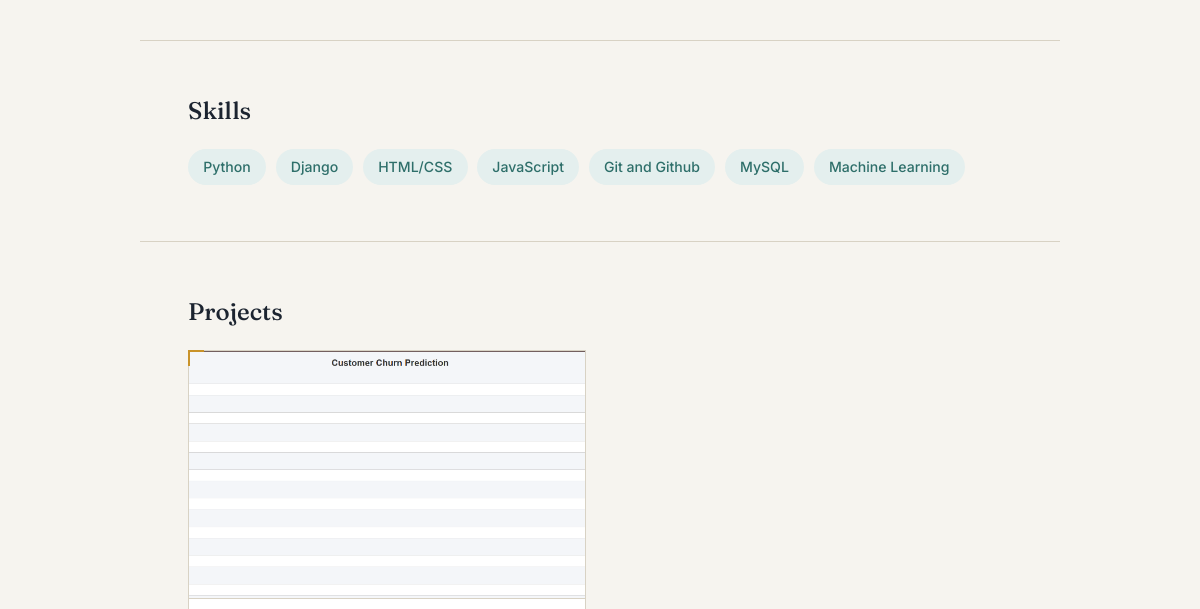
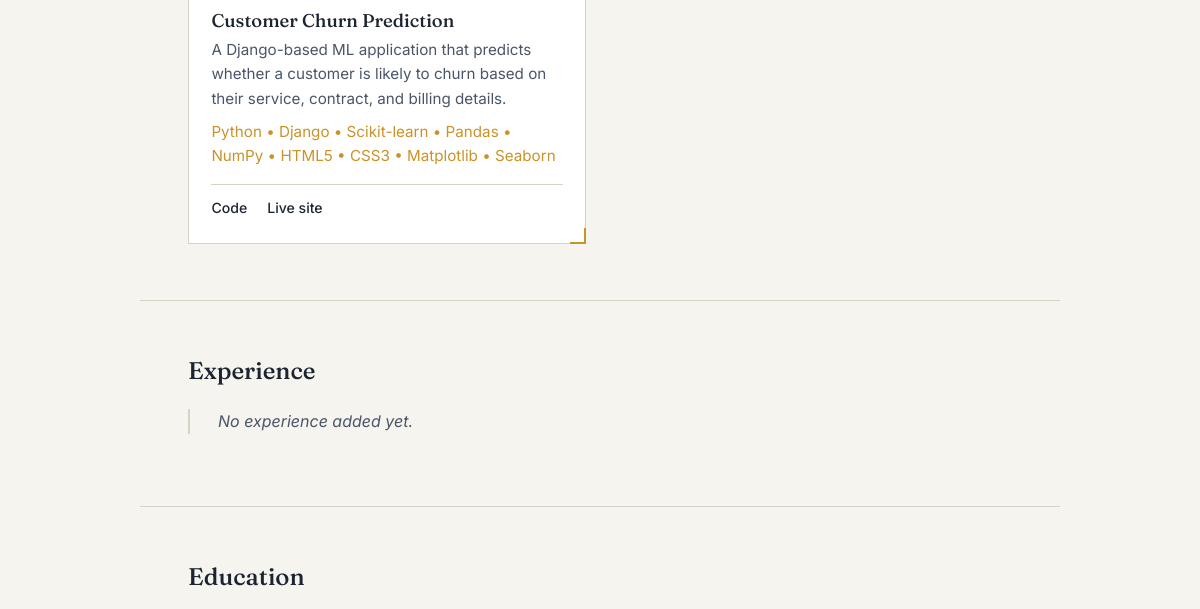
The app's page / (middle part), older data (2 pictures, top to bottom).
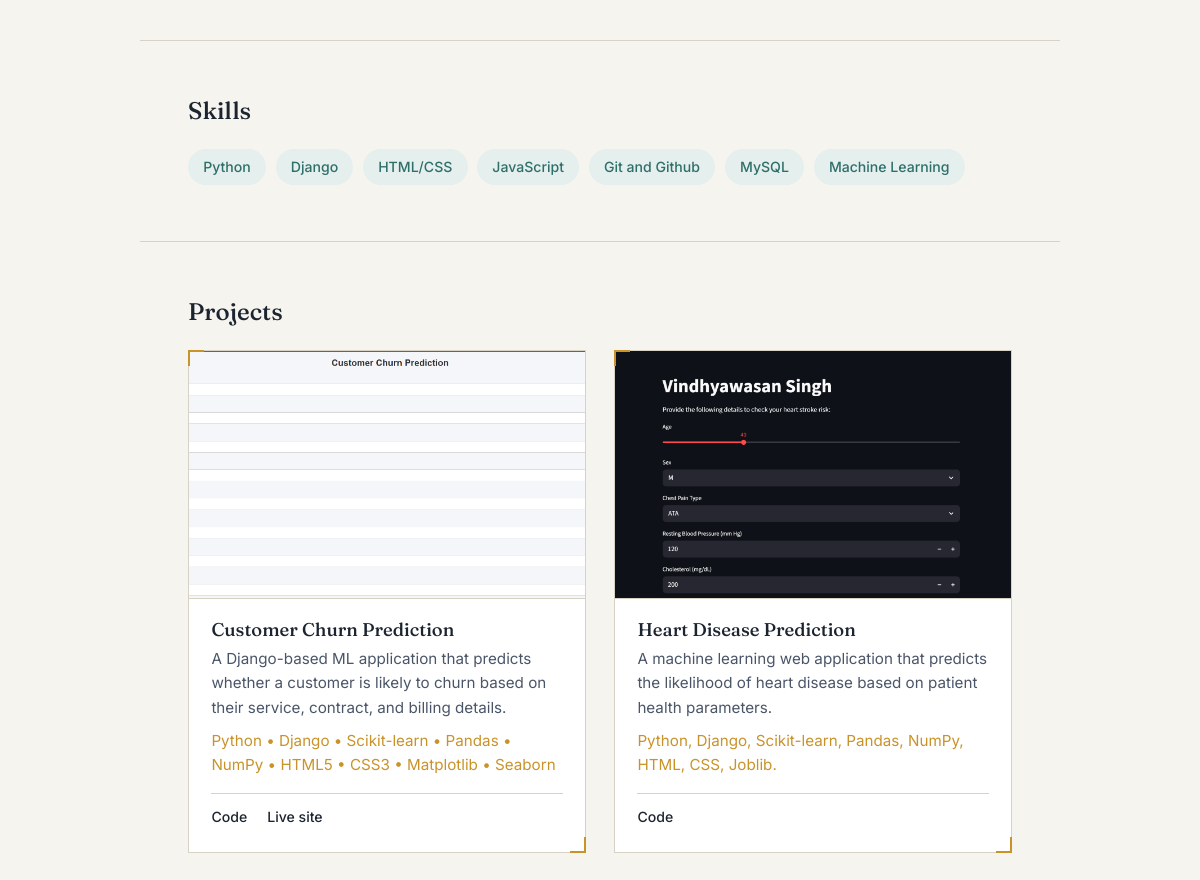
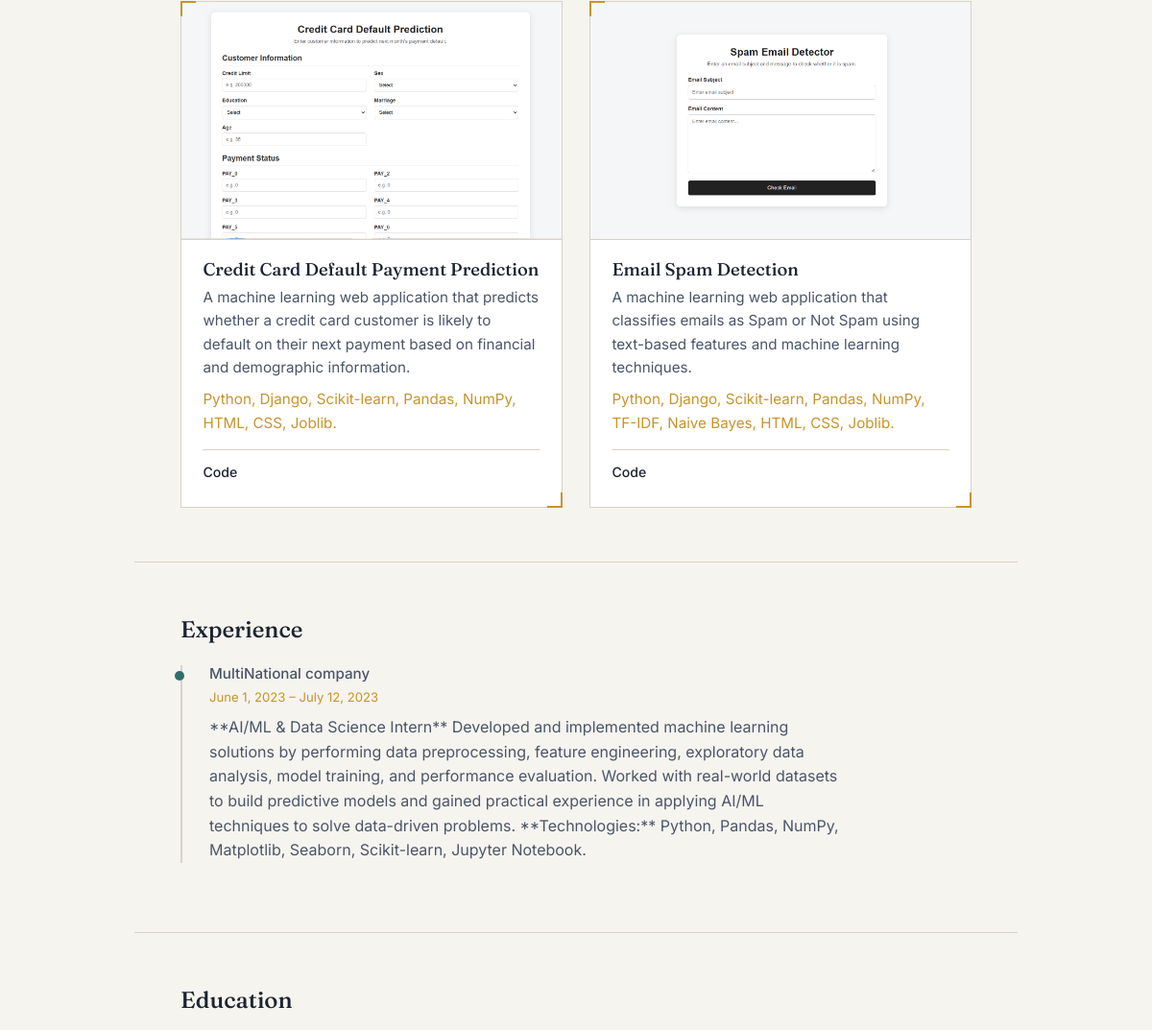
The same page, newer data (2 pictures, top to bottom).
### main/models.py (models this page shows, shortened)
class Skill(models.Model):
    name = models.CharField(max_length=100)

class Project(models.Model):
    title = models.CharField(max_length=100)
    description = models.TextField()
    image = models.ImageField(upload_to='media/project_images/')
    technologies = models.CharField(max_length=200)
    github_link = models.URLField(blank=True, null=True)
    link = models.URLField(blank=True, null=True)

class Experience(models.Model):
    title = models.CharField(max_length=100)
    company = models.CharField(max_length=100)
    start_date = models.DateField()
    end_date = models.DateField(blank=True, null=True)
    description = models.TextField()

### main/views.py (the view)
# urls.py: path('', views.home, name='home'),
def home(request):
    profile = Profile.objects.first()
    experience = Experience.objects.all()
    project = Project.objects.all()
    skill = Skill.objects.all()
    education = Education.objects.all()
    resume = Resume.objects.all()
    return render(request, "index.html", {#"homecontent" : homecontent,
                                          "profile" : profile,
                                          "skills" : skill,
                                          "education" : education,
                                          "projects" : project,
                                          "experiences" : experience})

### main/templates/index.html (shortened to what this page needs)
{% load static %}
<!DOCTYPE html>
<html lang="en">
<head>
    <link rel="stylesheet" href="{% static 'css/style.css' %}">
</head>
<body>
    <section class="hero">
    </section>
    <section class="section">
        <h2 class="section-title">Skills</h2>
        <ul class="chip-list">
            {% for skill in skills %}
            <li class="chip">{{ skill.name }}</li>
            {% empty %}
            <li class="empty-note">No skills added yet.</li>
            {% endfor %}
        </ul>
    </section>
    <section class="section">
        <h2 class="section-title">Projects</h2>
        <div class="card-grid">
            {% for project in projects %}
            <article class="card">
                {% if project.image %}
                <div class="card-media">
                    <img src="{{ project.image.url }}" alt="{{ project.title }}">
                </div>
                {% endif %}
                <div class="card-body">
                    <h3>{{ project.title }}</h3>
                    <p>{{ project.description }}</p>
                    {% if project.technologies %}
                    <p class="card-tech">{{ project.technologies }}</p>
                    {% endif %}
                    <div class="card-links">
                        {% if project.github_link %}
                        <a href="{{ project.github_link }}" target="_blank" rel="noopener">Code</a>
                        {% endif %}
                        {% if project.link %}
                        <a href="{{ project.link }}" target="_blank" rel="noopener">Live&nbsp;site</a>
                        {% endif %}
                    </div>
                </div>
            </article>
            {% empty %}
            <p class="empty-note">No projects added yet.</p>
            {% endfor %}
        </div>
    </section>
    <section class="section">
        <h2 class="section-title">Experience</h2>
        <div class="timeline">
            {% for exp in experiences %}
            <div class="timeline-item">
                <div class="timeline-marker"></div>
                <div class="timeline-content">
                    <h4>{{ exp.company }}</h4>
                    <p class="timeline-date">
                        {{ exp.start_date }} &ndash;
                        {% if exp.currently_working %}Present{% else %}{{ exp.end_date }}{% endif %}
                    </p>
                    <p>{{ exp.description }}</p>
                </div>
            </div>
            {% empty %}
            <p class="empty-note">No experience added yet.</p>
            {% endfor %}
        </div>
    </section>
    <section class="section">
        <h2 class="section-title">Education</h2>
    </section>
</body>
</html>

### main/static/css/style.css (style rules this page uses)
:root { --ink: #1c2430; --ink-soft: #4a5568; --paper: #f6f4ef; --paper-raised: #ffffff; --line: #d8d2c4; --accent: #2e6f6a; --accent-soft: #e4efee; --gold: #c9932a; --font-display: "Fraunces", Georgia, serif; --font-body: "Inter", -apple-system, BlinkMacSystemFont, "Segoe UI", sans-serif; --radius: 3px; --content-width: 920px; --gutter: clamp(1.25rem, 4vw, 3rem); }
* { box-sizing: border-box; min-width: 0; }
html { scroll-behavior: smooth; }
body { margin: 0; background: var(--paper); color: var(--ink); font-family: var(--font-body); font-size: 16px; line-height: 1.6; -webkit-font-smoothing: antialiased; transition: background 0.25s ease, color 0.25s ease; }
h1, h2, h3, h4 { font-family: var(--font-display); font-weight: 500; line-height: 1.15; margin: 0 0 0.4em; color: var(--ink); }
p { margin: 0 0 1em; max-width: 65ch; color: var(--ink-soft); }
a { color: var(--accent); }
img { max-width: 100%; display: block; }
dl, dd, ul { margin: 0; padding: 0; }
.hero { max-width: var(--content-width); margin: 0 auto; padding: clamp(2.5rem, 6vw, 5rem) var(--gutter); display: grid; grid-template-columns: minmax(0, 1.3fr) minmax(0, 0.7fr); gap: clamp(2rem, 5vw, 4rem); align-items: start; }
.section { max-width: var(--content-width); margin: 0 auto; padding: clamp(2rem, 5vw, 3.5rem) var(--gutter); border-top: 1px solid var(--line); }
.section-title { font-size: 1.5rem; margin-bottom: 1.5rem; }
.chip-list { list-style: none; margin: 0; padding: 0; display: flex; flex-wrap: wrap; gap: 0.6rem; }
.chip { padding: 0.45rem 0.95rem; background: var(--accent-soft); color: var(--accent); border-radius: 999px; font-size: 0.88rem; font-weight: 500; transition: transform 0.2s ease, background 0.2s ease, color 0.2s ease; }
.card-grid { display: grid; grid-template-columns: repeat(auto-fill, minmax(260px, 1fr)); gap: 1.75rem; }
.card { position: relative; background: var(--paper-raised); border: 1px solid var(--line); display: flex; flex-direction: column; min-width: 0; transition: transform 0.25s ease, box-shadow 0.25s ease, border-color 0.25s ease; }
.card::before, .card::after { content: ""; position: absolute; width: 14px; height: 14px; border: 2px solid var(--gold); top: -1px; left: -1px; border-right: none; border-bottom: none; }
.card::after { left: auto; top: auto; right: -1px; bottom: -1px; border: 2px solid var(--gold); border-left: none; border-top: none; }
.card-media { aspect-ratio: 16 / 10; overflow: hidden; border-bottom: 1px solid var(--line); }
.card-media img { width: 100%; height: 100%; object-fit: cover; transition: transform 0.4s ease; }
.card-body { padding: 1.25rem 1.4rem 1.5rem; display: flex; flex-direction: column; flex-grow: 1; }
.card-body h3 { font-size: 1.15rem; }
.card-body p { font-size: 0.95rem; }
.card-tech { font-size: 0.82rem; color: var(--gold); margin-top: -0.4rem; }
.card-links { margin-top: auto; padding-top: 0.75rem; display: flex; gap: 1.25rem; border-top: 1px solid var(--line); }
.card-links a { font-size: 0.88rem; text-decoration: none; font-weight: 500; color: var(--ink); transition: color 0.2s ease, letter-spacing 0.2s ease; }
.timeline { position: relative; padding-left: 1.75rem; border-left: 2px solid var(--line); }
.timeline-item { position: relative; padding-bottom: 2rem; }
.timeline-item:last-child { padding-bottom: 0; }
.timeline-marker { position: absolute; left: -2.28rem; top: 0.35rem; width: 10px; height: 10px; border-radius: 50%; background: var(--accent); transition: transform 0.2s ease, box-shadow 0.2s ease; }
.timeline-content h4 { font-family: var(--font-body); font-weight: 500; font-size: 0.95rem; color: var(--ink-soft); margin-bottom: 0.35rem; }
.timeline-date { font-size: 0.82rem; color: var(--gold); margin-bottom: 0.5rem; }

Row changes from the older to the newer data that the page shows:
added Project: image (picture), title "Heart Disease Prediction", description "A machine learning web application that predicts the likelihood of heart disease based on patient health parameters.", technologies "Python, Django, Scikit-learn, Pandas, NumPy, HTML, CSS, Joblib."
added Project: image (picture), title "Credit Card Default Payment Prediction", description "A machine learning web application that predicts whether a credit card customer is likely to default on their next payment based on financial and demographic information.", technologies "Python, Django, Scikit-learn, Pandas, NumPy, HTML, CSS, Joblib."
added Project: image (picture), title "Email Spam Detection", description "A machine learning web application that classifies emails as Spam or Not Spam using text-based features and machine learning techniques.", technologies "Python, Django, Scikit-learn, Pandas, NumPy, TF-IDF, Naive Bayes, HTML, CSS, Joblib."
added Experience: company "MultiNational company", start_date "June 1, 2023", end_date "July 12, 2023", description "**AI/ML & Data Science Intern** Developed and implemented machine learning solutions by performing data preprocessing, feature engineering, exploratory data analysis, model training, and performance evaluation. Worked with real-world datasets to build predictive models and gained practical experience in applying AI/ML techniques to solve data-driven problems. **Technologies:** Python, Pandas, NumPy, Matplotlib, Seaborn, Scikit-learn, Jupyter Notebook."
Text that changed along with them:
text no longer shown: "No experience added yet."
